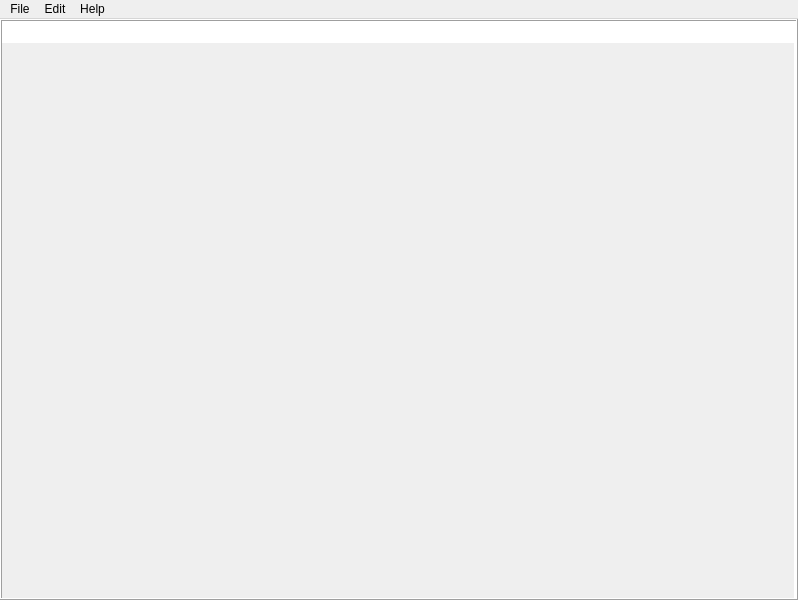
<?xml version="1.0" encoding="UTF-8"?>
<ui version="4.0">
 <class>Write</class>
 <widget class="QMainWindow" name="Write">
  <property name="geometry">
   <rect>
    <x>0</x>
    <y>0</y>
    <width>798</width>
    <height>600</height>
   </rect>
  </property>
  <property name="windowTitle">
   <string>untitled - Noted.</string>
  </property>
  <property name="animated">
   <bool>false</bool>
  </property>
  <property name="documentMode">
   <bool>false</bool>
  </property>
  <widget class="QWidget" name="centralwidget">
   <layout class="QGridLayout" name="gridLayout">
    <property name="leftMargin">
     <number>0</number>
    </property>
    <property name="topMargin">
     <number>0</number>
    </property>
    <property name="rightMargin">
     <number>0</number>
    </property>
    <property name="bottomMargin">
     <number>0</number>
    </property>
    <property name="spacing">
     <number>9</number>
    </property>
    <item row="0" column="0">
     <layout class="QHBoxLayout" name="horizontalLayout" stretch="0">
      <property name="spacing">
       <number>0</number>
      </property>
      <property name="sizeConstraint">
       <enum>QLayout::SizeConstraint::SetMaximumSize</enum>
      </property>
      <item>
       <widget class="QPlainTextEdit" name="plainTextEdit">
        <property name="frameShape">
         <enum>QFrame::Shape::Box</enum>
        </property>
        <property name="frameShadow">
         <enum>QFrame::Shadow::Raised</enum>
        </property>
        <property name="lineWidth">
         <number>1</number>
        </property>
        <property name="midLineWidth">
         <number>0</number>
        </property>
        <property name="sizeAdjustPolicy">
         <enum>QAbstractScrollArea::SizeAdjustPolicy::AdjustToContents</enum>
        </property>
        <property name="overwriteMode">
         <bool>true</bool>
        </property>
        <property name="textInteractionFlags">
         <set>Qt::TextInteractionFlag::LinksAccessibleByKeyboard|Qt::TextInteractionFlag::LinksAccessibleByMouse|Qt::TextInteractionFlag::TextBrowserInteraction|Qt::TextInteractionFlag::TextEditable|Qt::TextInteractionFlag::TextEditorInteraction|Qt::TextInteractionFlag::TextSelectableByKeyboard|Qt::TextInteractionFlag::TextSelectableByMouse</set>
        </property>
        <property name="backgroundVisible">
         <bool>true</bool>
        </property>
       </widget>
      </item>
     </layout>
    </item>
   </layout>
  </widget>
  <widget class="QMenuBar" name="menubar">
   <property name="geometry">
    <rect>
     <x>0</x>
     <y>0</y>
     <width>798</width>
     <height>26</height>
    </rect>
   </property>
   <widget class="QMenu" name="File">
    <property name="title">
     <string>File</string>
    </property>
    <addaction name="actionNew"/>
    <addaction name="Open"/>
    <addaction name="actionSave"/>
    <addaction name="actionSave_As"/>
    <addaction name="actionExit"/>
   </widget>
   <widget class="QMenu" name="Edit">
    <property name="title">
     <string>Edit</string>
    </property>
   </widget>
   <widget class="QMenu" name="menuHelp">
    <property name="title">
     <string>Help</string>
    </property>
    <addaction name="actionAbout"/>
    <addaction name="actionLicense"/>
   </widget>
   <addaction name="File"/>
   <addaction name="Edit"/>
   <addaction name="menuHelp"/>
  </widget>
  <action name="actionNew">
   <property name="icon">
    <iconset theme="QIcon::ThemeIcon::DocumentNew"/>
   </property>
   <property name="text">
    <string>New</string>
   </property>
  </action>
  <action name="Open">
   <property name="icon">
    <iconset theme="QIcon::ThemeIcon::DocumentOpen"/>
   </property>
   <property name="text">
    <string>Open</string>
   </property>
  </action>
  <action name="actionSave">
   <property name="enabled">
    <bool>false</bool>
   </property>
   <property name="icon">
    <iconset theme="QIcon::ThemeIcon::DocumentSave"/>
   </property>
   <property name="text">
    <string>Save (Ctrl + S)</string>
   </property>
  </action>
  <action name="actionSave_As">
   <property name="icon">
    <iconset theme="QIcon::ThemeIcon::DocumentSaveAs"/>
   </property>
   <property name="text">
    <string>Save As</string>
   </property>
  </action>
  <action name="actionExit">
   <property name="icon">
    <iconset theme="QIcon::ThemeIcon::ApplicationExit"/>
   </property>
   <property name="text">
    <string>Exit</string>
   </property>
  </action>
  <action name="actionAbout">
   <property name="text">
    <string>About Noted.</string>
   </property>
  </action>
  <action name="actionLicense">
   <property name="text">
    <string>License</string>
   </property>
  </action>
 </widget>
 <resources/>
 <connections>
  <connection>
   <sender>actionExit</sender>
   <signal>triggered()</signal>
   <receiver>Write</receiver>
   <slot>close()</slot>
   <hints>
    <hint type="sourcelabel">
     <x>-1</x>
     <y>-1</y>
    </hint>
    <hint type="destinationlabel">
     <x>399</x>
     <y>299</y>
    </hint>
   </hints>
  </connection>
 </connections>
</ui>
